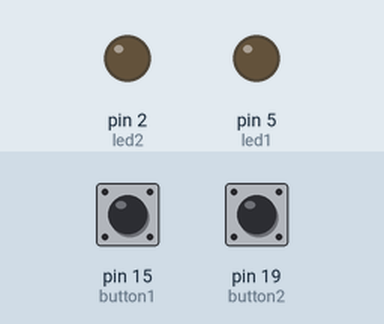
Simulated run of this program. Board: MicroPython board. Shown: output pins drawn as LEDs (lit = HIGH). Inputs (shaded band) come from the test bench; at power-on: pin 15 (button1) HIGH, pin 19 (button2) HIGH.

Above: at 1.2 s.
1.3 s: pin 15 (button1) pulled LOW for 0.15 s
At 1.7 s:
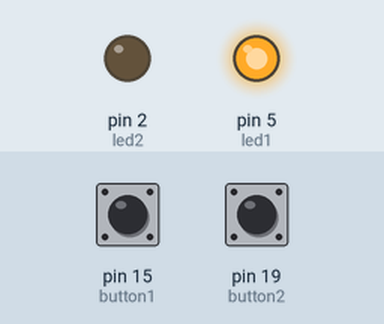
2.9 s: pin 19 (button2) pulled LOW for 0.15 s
At 4.1 s:
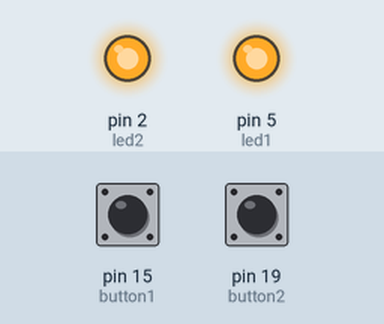
4.5 s: pin 15 (button1) pulled LOW for 1 s
At 5.5 s:
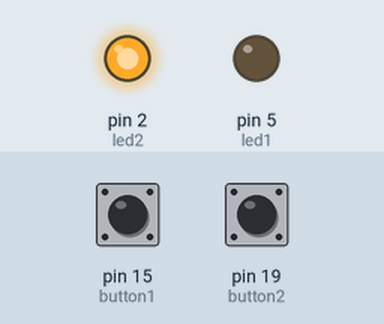
7.0 s: pin 15 (button1) pulled LOW for 3.2 s
At 7.4 s:
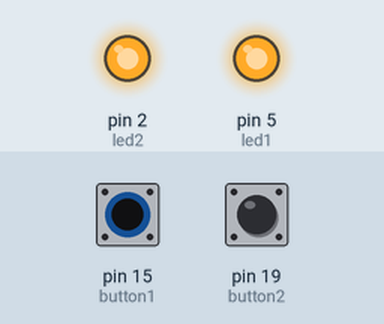
11.7 s: pin 19 (button2) pulled LOW for 1 s
At 12.1 s:
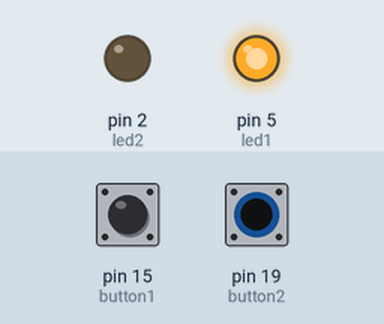
Timing chart, 0 to 14.7 s (numbered marks = the images above; inputs shaded):
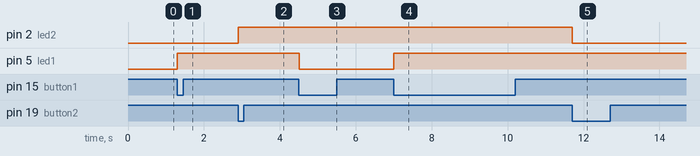

Measured:
- after the input at 1.3 s, pin 5 (led1): LOW → HIGH at once
- after the input at 2.9 s, pin 2 (led2): LOW → HIGH at once
- after the input at 4.5 s, pin 5 (led1): HIGH → LOW at once
- after the input at 7.0 s, pin 5 (led1): LOW → HIGH at once
- after the input at 11.7 s, pin 2 (led2): HIGH → LOW at once

The program:

Exercise_Lab2.py
```python
from machine import Pin
from time import sleep

button1 = Pin(15, Pin.IN, Pin.PULL_UP)
button2 = Pin(19, Pin.IN, Pin.PULL_UP)

led1 = Pin(5, Pin.OUT)
led2 = Pin(2, Pin.OUT)

while True:
    first1 = button1.value()
    first2 = button2.value()

    sleep(0.01)

    second1 = button1.value()
    second2 = button2.value()

    # Button 1 pressed once → toggle LED1
    if first1 and not second1:
        led1.value(not led1.value())

    # Button 2 pressed once → toggle LED2
    if first2 and not second2:
        led2.value(not led2.value())
```
